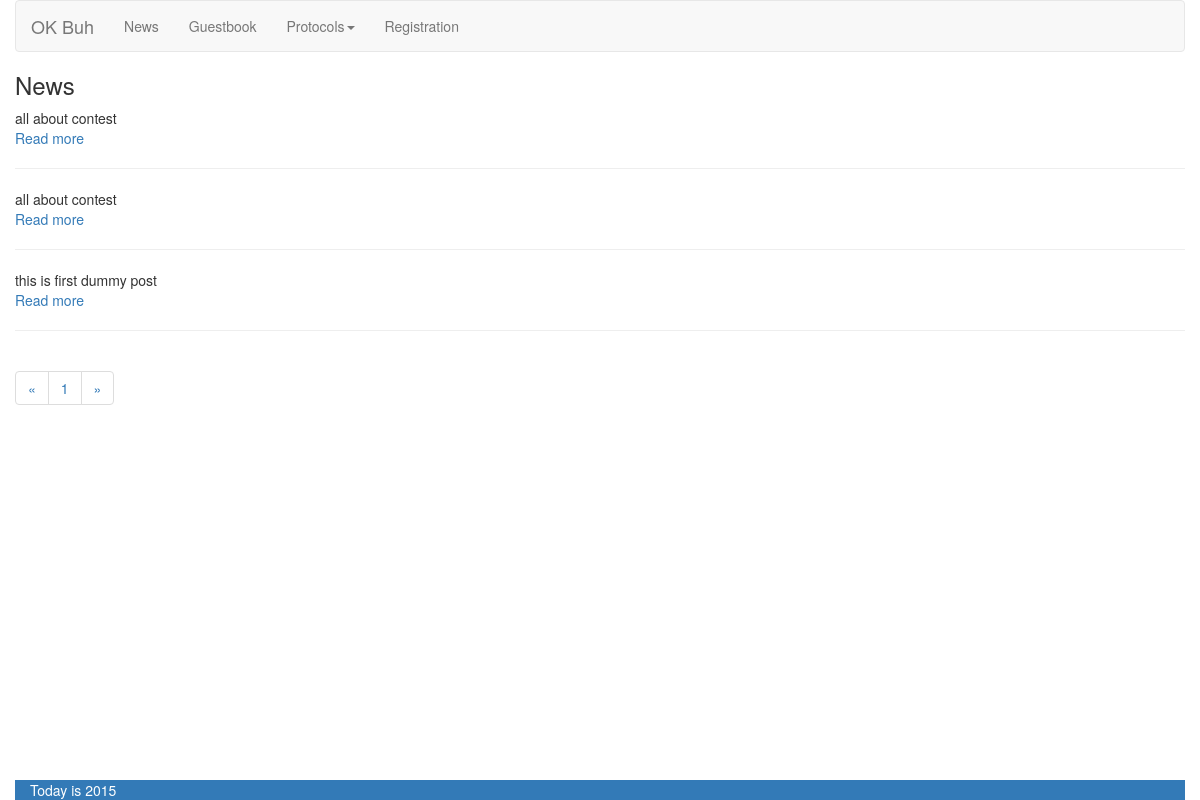
Before: / with the older database file.
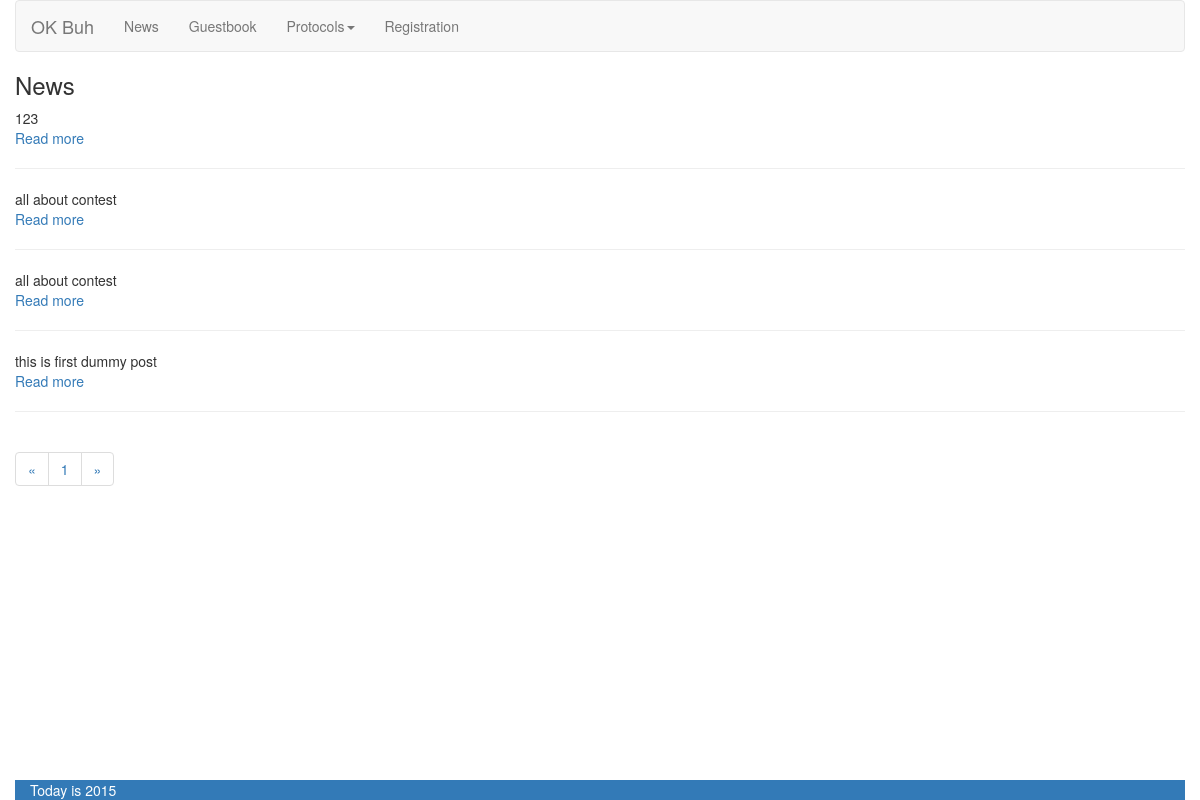
After: the same page with the newer database file.
### tables this page shows
CREATE TABLE `buh_posts` (
  `id_post` int(11) NOT NULL AUTO_INCREMENT,
  `id_user` int(11) NOT NULL,
  `date_time` timestamp NOT NULL DEFAULT CURRENT_TIMESTAMP,
  `content` text NOT NULL,
  `prev_content` text NOT NULL,
  `title` varchar(45) DEFAULT NULL,
  PRIMARY KEY (`id_post`),
  KEY `id_user` (`id_user`),
  CONSTRAINT `buh_posts_ibfk_1` FOREIGN KEY (`id_user`) REFERENCES `buh_users` (`id_user`)
);

### config.php (called while the page is built, shortened)
<?php
function autoload($classname) {
    $clsFile = __DIR__.DS.CLS_DIR.DS.$classname.'.php';
    $clsFileUtils = __DIR__.DS.CLS_DIR.DS.'utils'.DS.$classname.'.php';
    $clsFileModel = __DIR__.DS.CLS_DIR.DS.'models'.DS.$classname.'.php';
    $clsFileController = __DIR__.DS.CLS_DIR.DS.'controllers'.DS.$classname.'.php';
    if(file_exists($clsFile)) {
        return true;
    } elseif (file_exists($clsFileUtils)) {
        return true;
    } elseif(file_exists($clsFileModel)) {
        return true;
    } elseif (file_exists($clsFileController)) {
        require_once $clsFileController;
        return true;
    }
    return false;
}

### inc/View.php (called while the page is built, shortened)
<?php
class View
{
    public function render($tplName)
    {
        include 'inc/views/pages/' . $tplName . '.php';
    }
    public static function lang($label)
    {
        return $label;
    }
    public static function generateLink(array $params)
    {
        $address = implode('/', $params);
        return BASE_URL . "/$address";
    }
}

### inc/controllers/NewsController.php (called while the page is built, shortened)
<?php
class NewsController extends Controller
{
    public function defaultAction($pageNum = 1)
    {
        $this->pageAction((int) $pageNum);
    }
    public function pageAction($pageNum=1)
    {
        $pageNum = $this->checkPage((int)$pageNum);
        $offset = ($pageNum - 1) * LIMIT_PER_PAGE;
        $limit = LIMIT_PER_PAGE;
        $this -> view -> newsList = NewsModel::getNewsList($limit,$offset);
        $this->view->pageQuant = ceil(NewsModel::countMessages()/LIMIT_PER_PAGE);
        $this->view->pageCur = $pageNum;
        $this->view->area = 'news';
        $this -> view -> render('news');
    }
}

### index.php (called while the page is built)
<?php
include 'config.php';
new Router();

### inc/utils/DB.php (called while the page is built, shortened)
<?php
class DB extends PDO{
    protected static $_instance;
    public static function getInstance() {
        if (self::$_instance === null) {
            self::$_instance = new self;
        }
        return self::$_instance;
    }
}

### inc/models/NewsModel.php (called while the page is built, shortened)
<?php
class NewsModel extends Model
{
    public static function getNewsList($limit, $offset)
    {
        $sth = DB::getInstance()->prepare('SELECT `id_post`,`id_user`,`date_time`,`prev_content` FROM `buh_posts`
 ORDER BY `date_time` DESC LIMIT :limit OFFSET :offset');
        $sth->bindValue(':offset', $offset, PDO::PARAM_INT);
        $sth->bindValue(':limit', $limit, PDO::PARAM_INT);
        $sth->execute();
        return $sth->fetchAll();
    }
}

### inc/Controller.php (called while the page is built, shortened)
<?php
class Controller
{
    public function checkPage($page)
    {
        $page = ($page > 0)?$page:1;
        return $page;
    }
}

### inc/views/pages/news.php (the view, shortened to what this page needs)
<?php require 'inc/views/divs/header.php' ?>
    <h3><?= View::lang('News') ?></h3>
    <div>
        <?php foreach ($this->newsList as $post) { ?>
            <div><?= $post['prev_content'] ?><br>
                <a href="<?= View::generateLink(array('news', 'post', $post['id_post'])) ?>"><?= View::lang('Read more') ?></a>
            </div>
            <hr>
        <?php } ?>
    </div>
<?php
require 'inc/views/divs/paginator.php';
require 'inc/views/divs/footer.php' ?>

### inc/Router.php (shortened to what this page needs)
<?php
class Router
{
    public function __construct()
    {
        $url = (isset($_GET['url'])) ? trim($_GET['url']) : DEFAULT_CONTROLLER;
        $url = rtrim($url, '/');
        $urlParam = explode('/', $url);
        $actionParams = array_slice($urlParam, 2);
        $controller = new $controllerName;
        $actionName = (isset($urlParam[1])) ? $urlParam[1] : DEFAULT_ACTION;
        $actionName .= 'Action';
        if (method_exists($controller, $actionName)) {
            call_user_func_array(array($controller, $actionName), $actionParams);
        } else {
            throw new Exception ('Method not exists');
        }
    }
}

### inc/views/divs/header.php (shortened to what this page needs)
<!DOCTYPE html>
<html lang="en">
<head>
    <link rel="stylesheet" href="<?= View::generateLink(array('css', 'bootstrap.css')) ?>"/>
</head>
<body>
<div class="container-fluid">
    <nav class="navbar navbar-default">
        <div class="container-fluid">
            <div class="navbar-header">
                <a class="navbar-brand" href="#"><?= View::lang('OK Buh') ?></a>
            </div>
            <div class="collapse navbar-collapse" id="bs-example-navbar-collapse-1">
                <ul class="nav navbar-nav">
                    <li class=""><a href="<?= View::generateLink(array('news')) ?>"><?= View::lang('News') ?>
                        </a></li>
                    <li><a href="<?= View::generateLink(array('guestbook')) ?>"><?= View::lang('Guestbook') ?></a></li>
                    <li class="dropdown">
                        <a href="#" class="dropdown-toggle" data-toggle="dropdown" role="button" aria-expanded="false">
                            <?= View::lang('Protocols') ?><span class="caret"></span></a>
                    </li>
                    <li><a href="<?= View::generateLink(array('registration')) ?>"><?= View::lang('Registration') ?></a>
                    </li>
                </ul>
            </div>
        </div>
    </nav>

### inc/views/divs/paginator.php
<nav>
    <ul class="pagination">
        <li>
            <a href="<?= View::generateLink(array($this->area,'page', $this->pageCur - 1)) ?>" aria-label="<?= View::lang
            ('Previous') ?>">
                <span aria-hidden="true">&laquo;</span>
            </a>
        </li>
        <?php for ($page = 1; $page <= $this->pageQuant; $page++) { ?>
            <li><a href="<?= View::generateLink(array($this->area,'page', $page)) ?>"><?= $page ?></a></li>
        <?php } ?>
        <li>
            <a href="<?= View::generateLink(array($this->area,'page', $this->pageCur + 1)) ?>" aria-label="<?= View::lang('Next')
            ?>">
                <span aria-hidden="true">&raquo;</span>
            </a>
        </li>
    </ul>
</nav>

### inc/views/divs/footer.php
<div><br></div>
</div>
<div id="" class="footer navbar-fixed-bottom">
    <div class="container bg-primary">
        <?= View::lang('Today is ') . date("Y") ?>
    </div>
</div>
</body>
</html>

Changed rows visible on the page:
added buh_posts: prev_content "123"
